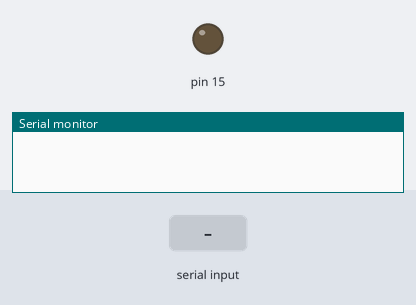
This sketch was run on a simulated Arduino Uno, built with avr-gcc and run on an emulated ATmega328P. Shown: output pins drawn as LEDs (lit = HIGH), the last lines printed to the serial monitor. The inputs (shaded band) are chosen by the test bench.

Above: at 1.2 s.
1.3 s: "1" received over Serial
At 1.6 s:
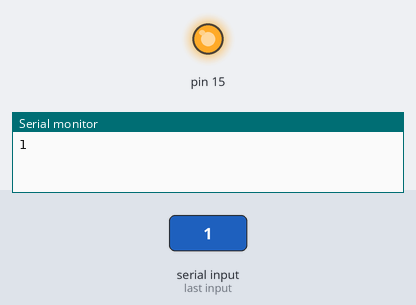
2.8 s: "0" received over Serial
At 3.4 s:
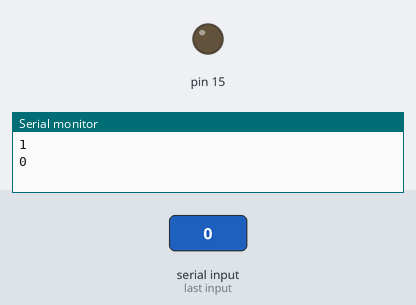
Timing chart, 0 to 5.8 s (numbered marks = the images above; inputs shaded):
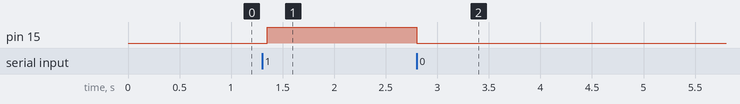

Measured:
- after the input at 1.3 s, pin 15: LOW → HIGH after 0.05 s
- after the input at 2.8 s, pin 15: HIGH → LOW at once

The sketch:

bluetoothled_youtube.ino
```cpp
void setup() {
  // put your setup code here, to run once:
Serial.begin(9600);
pinMode( 15 , OUTPUT );

}

void loop() {
  // put your main code here, to run repeatedly:
  if(Serial.available()>0)
  {
    char data = Serial.read();
    switch(data)
    {
      case '1' : digitalWrite ( 15 , HIGH ); break;
      case '0' : digitalWrite ( 15 , LOW)  ; break;
    }
    Serial.println(data);
  }
  delay(50);
  }
```
